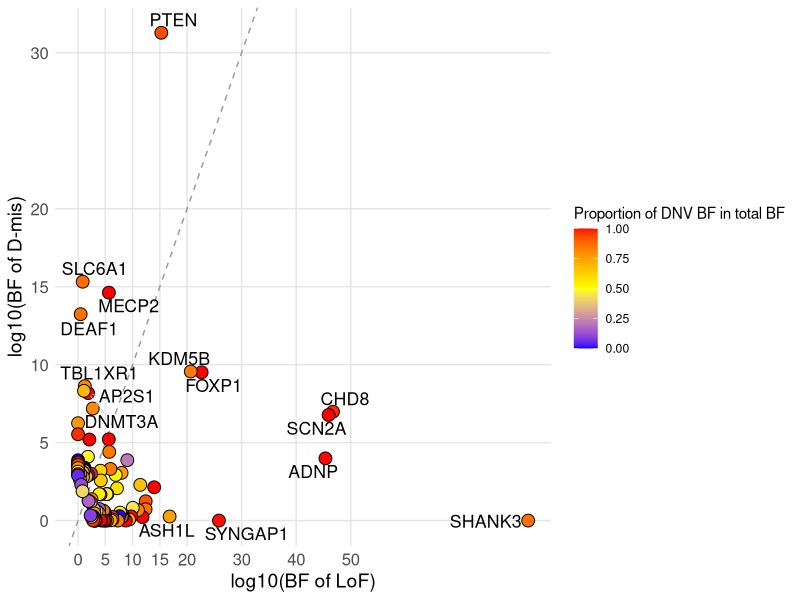
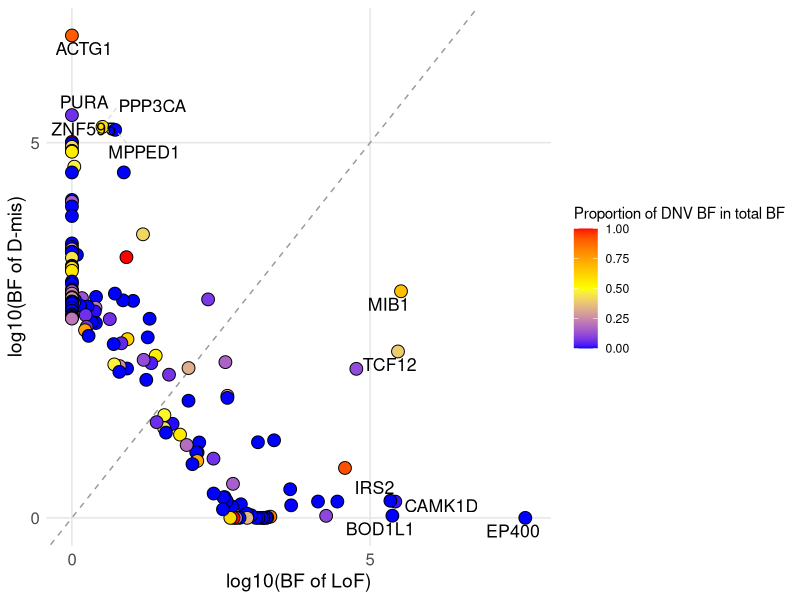

These figures' R source, in order:
library(ggplot2);library(dplyr);library(tidyr);library(patchwork);library(ggrepel)
unfactor<-function(s){as.numeric(as.character(s))}
y<-read.csv('Data/FDR0.01_bbTADA_genes.txt',header = T,sep='\t')
y<-y[order(y$BF,decreasing = T),]
y$BF_dnv <- y$BF_dn_lof * y$BF_dn_mis1 * y$BF_dn_mis2 * y$BF_dn_mis3
y$all_BF<-y$BF_lof*y$BF_mis1*y$BF_mis2*y$BF_mis3
y$perc_dn<-log10(y$BF_dnv)/log10(y$all_BF);y[which(y$perc_dn>1),'perc_dn']<-1

know<-y[(y$gene.score=='1'|y$gene.score=='1S')|y$ASD_studies!='.',];unknow<-y[y$gene.score!='1' & y$gene.score!='1S' & y$ASD_studies=='.',]
know1<-know[,c('gene','BF_lof','BF_mis1','BF_mis2','BF_mis3','perc_dn')];unknow1<-unknow[,c('gene','BF_lof','BF_mis1','BF_mis2','BF_mis3','perc_dn')]

###Separeate known and novel genes into scatter plot
know2<-cbind(know1[,c('gene','BF_lof')],know1$BF_mis1*know1$BF_mis2*know1$BF_mis3,know1$perc_dn);colnames(know2)<-c('gene','BF_lof','BF_mis',"ratio")
unknow2<-cbind(unknow1[,c('gene','BF_lof')],unknow1$BF_mis1*unknow1$BF_mis2*unknow1$BF_mis3,unknow1$perc_dn);colnames(unknow2)<-c('gene','BF_lof','BF_mis',"ratio")
pdf('PaperFigures/output/Figure3.pdf',width = 10,height = 7)
ggplot(know2, aes(x = log10(BF_lof), y = log10(BF_mis))) +geom_abline(slope = 1, intercept = 0, color = "gray60", linetype = "dashed") +geom_point(aes(fill = ratio), shape = 21, color = "black", size = 4) +
  geom_text_repel(aes(label = ifelse(log10(BF_lof) > 15 | log10(BF_mis) > 8, gene, "")),size = 4.5,max.overlaps = Inf,segment.color = "gray80",segment.linetype = "dashed",segment.size = 0.3) +
  scale_fill_gradientn(colors = c("blue", "yellow", "red"),name = "Proportion of DNV BF in total BF") +
  scale_x_continuous(name = "log10(BF of LoF)",breaks = c(0, 5, 10, 15, 20, 30, 40, 50),limits = c(0, max(log10(know2$BF_lof))),expand = c(0.05, 0.05)) +scale_y_continuous(name = "log10(BF of D-mis)",breaks = c(0, 5, 10, 15, 20, 30),limits = c(0, max(log10(know2$BF_mis))),expand = c(0.05, 0.05)) +
  theme_minimal() +theme(axis.text = element_text(size = 12),axis.title = element_text(size = 14),panel.grid.major = element_line(color = "gray90"),panel.grid.minor = element_blank())
ggplot(unknow2, aes(x = log10(BF_lof), y = log10(BF_mis))) +geom_abline(slope = 1, intercept = 0, color = "gray60", linetype = "dashed") +geom_point(aes(fill = ratio), shape = 21, color = "black", size = 4) +
  geom_text_repel(aes(label = ifelse(log10(BF_lof) > 5 | log10(BF_mis) > 5, gene, "")),size = 4.5,max.overlaps = Inf,segment.color = "gray80",segment.linetype = "dashed",segment.size = 0.3) +
  scale_fill_gradientn(colors = c("blue", "yellow", "red"),name = "Proportion of DNV BF in total BF") +
  scale_x_continuous(name = "log10(BF of LoF)",breaks = c(0, 5, 10, 15, 20, 30, 40, 50),limits = c(0, max(log10(unknow2$BF_lof))),expand = c(0.05, 0.05)) +scale_y_continuous(name = "log10(BF of D-mis)",breaks = c(0, 5, 10, 15, 20, 30),limits = c(0, max(log10(unknow2$BF_mis))),expand = c(0.05, 0.05)) +
  theme_minimal() +theme(axis.text = element_text(size = 12),axis.title = element_text(size = 14),panel.grid.major = element_line(color = "gray90"),panel.grid.minor = element_blank())
dev.off()
